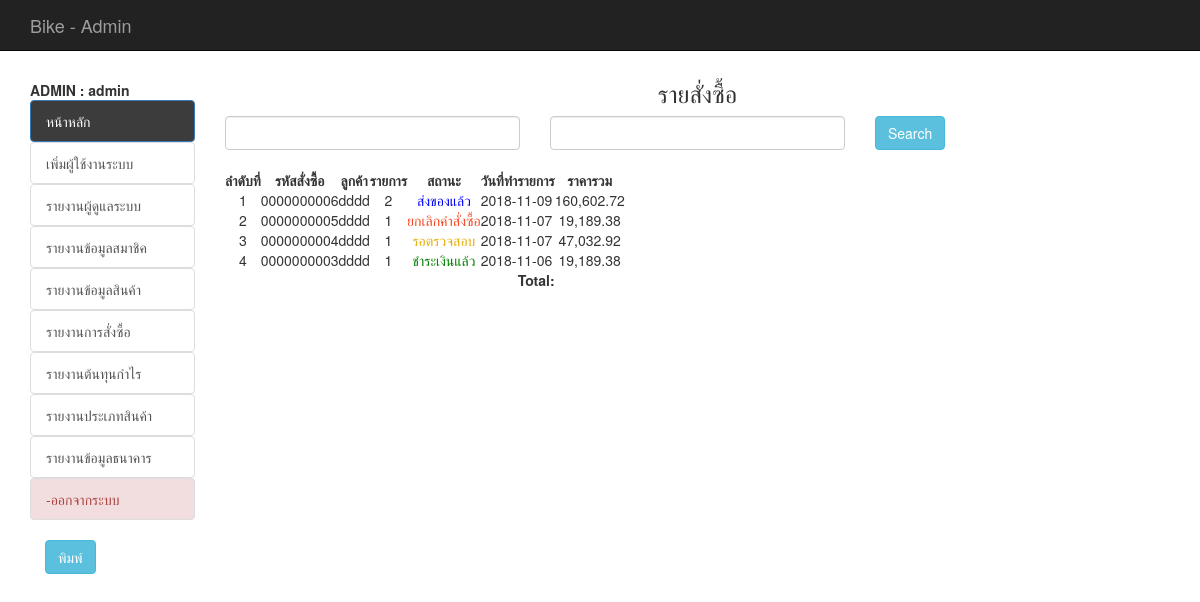
The app's page /backend/report_all_order.php (signed in) with its own data.
### tables this page shows
CREATE TABLE `tbl_order` (
  `order_id` int(10) UNSIGNED ZEROFILL NOT NULL,
  `mem_id` int(11) NOT NULL,
  `name` varchar(100) NOT NULL,
  `address` varchar(500) NOT NULL,
  `email` varchar(100) NOT NULL,
  `phone` varchar(10) NOT NULL,
  `order_status` int(1) NOT NULL,
  `pay_slip` varchar(200) DEFAULT NULL,
  `b_name` varchar(100) DEFAULT NULL,
  `b_number` varchar(200) DEFAULT NULL,
  `pay_date` date DEFAULT NULL,
  `pay_amount` float(10,2) DEFAULT NULL,
  `postcode` varchar(30) DEFAULT NULL,
  `order_date` date NOT NULL
);

### backend/mm.php (called while the page is built, shortened)
<?php require_once('../Connections/condb.php'); ?>
<?php
$colname_mm = "-1";
if (isset($_SESSION['MM_admin'])) {
  $colname_mm = $_SESSION['MM_admin'];
}
$query_mm = sprintf("SELECT * FROM tbl_admin WHERE admin_user = %s", GetSQLValueString($colname_mm, "text"));
$mm = mysql_query($query_mm, $condb) or die(mysql_error());
$row_mm = mysql_fetch_assoc($mm);
?>

### backend/report_all_order.php (the view, shortened to what this page needs)
<?php require_once('../Connections/condb.php'); ?>
<?php
if (!function_exists("GetSQLValueString")) {
  function GetSQLValueString($theValue, $theType, $theDefinedValue = "", $theNotDefinedValue = "")
  {
    $theValue = function_exists("mysql_real_escape_string") ? mysql_real_escape_string($theValue) : mysql_escape_string($theValue);
    switch ($theType) {
      case "text":
      $theValue = ($theValue != "") ? "'" . $theValue . "'" : "NULL";
      break;
      case "long":
      case "int":
      $theValue = ($theValue != "") ? intval($theValue) : "NULL";
      break;
    }
    return $theValue;
  }
}
$colname_mm = "-1";
$query_mm = sprintf("SELECT * FROM tbl_member WHERE mem_username = %s", GetSQLValueString($colname_mm, "text"));
$mm = mysql_query($query_mm, $condb) or die(mysql_error());
$row_mm = mysql_fetch_assoc($mm);
$query_mycart = sprintf("SELECT o.order_id as oid, o.mem_id, o.order_status, o.order_date, o.name , d.order_id , count(d.order_id) as coid , SUM(d.total) as ctotal FROM tbl_order as o, tbl_order_detail as d WHERE o.order_id = d.order_id GROUP BY o.order_id ORDER BY o.order_id DESC " , GetSQLValueString($colname_mycart , "int"));
$mycart = mysql_query($query_mycart , $condb) or die(mysql_error());
$row_mycart = mysql_fetch_assoc($mycart);
$totalRows_mycart = mysql_num_rows($mycart);
?>
<!DOCTYPE html>
<html lang="en">
<head>
  <?php include('h.php');?>
  <?php include('datatable.php');?>
</head>
<body>
  <div class="container">
    <div class="row">
     <?php include('banner.php');?>
   </div>
   <div class="row">
     <div class="col-md-2">
      <br>
      <?php include('menu.php');?>
    </div>
    <div class="col-md-10">
    <h3 align="center">รายสั่งซื้อ</h3>
<div class="row">
     <div class="input-daterange">
      <div class="col-md-4">
       <input type="text" name="start_date" id="start_date" class="form-control" />
      </div>
      <div class="col-md-4">
       <input type="text"  name="end_date" id="end_date" class="form-control" />
      </div>
     </div>
     <div class="col-md-4">
      <input type="button" name="search" id="search" value="Search" class="btn btn-info" />
     </div>
    </div>
    <br />
    <table id="example2" class="display"  border="0">
      <thead>
        <tr>
          <th>ลำดับที่</th>
          <th>รหัสสั่งซื้อ</th>
          <th>ลูกค้า</th>
          <th>รายการ</th>
          <th>สถานะ</th>
          <th>วันที่ทำรายการ</th>
          <th>ราคารวม</th>
        </tr>
      </thead>
      <tbody>
        <?php if ($totalRows_mycart > 0) { ?>
          <?php
          $i = 1;
          do { ?>
            <tr>
              <td align="center" valign="top"><?php echo $i; ?></td>
              <td>
                <?php echo $row_mycart['oid'];?>
              </td>
              <td align="center" >
                <?php echo $row_mycart['name'];?>
              </td>
              <td align="center" >
                <?php echo $row_mycart['coid'];?>
              </td>
              <td align="center" >
                <font color="red">
                  <?php $status = $row_mycart['order_status'];
                  include('status.php');
                  ?>
                </font>
              </td>
              <td > <?php echo $row_mycart['order_date'];?></td>
              <td align="center">
                <?php echo number_format($row_mycart['ctotal'],2);?>
              </td>
            </tr>
            <?php
            $i += 1;
          } while ($row_mycart = mysql_fetch_assoc($mycart)); ?>
        </tbody>
        <tfoot>
          <tr>
            <th></th>
            <th></th>
            <th></th>
            <th></th>
            <th></th>
            <th style="text-align:right">Total:</th>
            <th></th>
          </tr>
        </tfoot>
      </table>
    </div>
  </div>
  <div class="col-md-2">
      <input type="button" name="search" id="hp" value="พิมพ์" onclick="print()" class="btn btn-info" />
     </div>
</div>
</body>
</html>
<?php
}
?>

### backend/menu.php (shortened to what this page needs)
<?php include('mm.php');?>
<b id="hp">  ADMIN : <?php echo $row_mm['admin_name'];?></b>
<br />
<ul class="list-group list-group-flush" id="hp">
	<il><a href="index.php" class="list-group-item active"  style="background-color: #3c3c3c">หน้าหลัก</a></il>
	<?php
	if ($row_mm['status'] == 'admin') { ?>
		<il><a href="adduser_admin.php" class="list-group-item">เพิ่มผู้ใช้งานระบบ</a></il>
		<il><a href="list_admin.php" class="list-group-item">รายงานผู้ดูแลระบบ</a></il>
		<il><a href="list_member.php" class="list-group-item">รายงานข้อมูลสมาชิค</a></il>
		<il><a href="report_all_prd.php?all=all" class="list-group-item">รายงานข้อมูลสินค้า</a></il>
		<il><a href="report_order.php" class="list-group-item">รายงานการสั่งซื้อ</a></il>
		<il><a href="report_best.php" class="list-group-item">รายงานต้นทุนกำไร</a></il>
		<il><a href="report_all_type.php" class="list-group-item">รายงานประเภทสินค้า</a></il>
		<il><a href="report_all_bank.php" class="list-group-item">รายงานข้อมูลธนาคาร</a></il>
		<il><a href="logout_admin.php" class="list-group-item list-group-item-danger">-ออกจากระบบ</a></il>
<?php } ?>
</ul>

### backend/status.php
<?php
if ($status == 1) {
	echo "<font color='red'>";
	echo "รอชำระเงิน";
	echo "</font>";
}elseif ($status == 4) {
	echo "<font color='green'>";
	echo "ชำระเงินแล้ว";
	echo "</font>";
}elseif ($status == 3) {
	echo "<font color='blue'>";
	echo "ส่งของแล้ว";
	echo "</font>";
}elseif ($status == 2) {
	echo "<font color='#E7AE0A'>";
	echo "รอตรวจสอบ";
	echo "</font>";
}elseif ($status == 5) {
	echo "<font color='#F54823'>";
	echo "ยกเลิกคำสั่งซื้อ";
	echo "</font>";
}
?>

### css/style.css (style rules this page uses)
th { text-align:center; }

### backend/report_all_order.php (style rules this page uses)
th { white-space: nowrap; }

### records on screen
tbl_order: order_id "0000000006", name "dddd", coid "2", order_status "ส่งของแล้ว", order_date "2018-11-09", ctotal "160,602.72"
tbl_order: order_id "0000000005", name "dddd", coid "1", order_status "ยกเลิกคำสั่งซื้อ", order_date "2018-11-07", ctotal "19,189.38"
tbl_order: order_id "0000000004", name "dddd", coid "1", order_status "รอตรวจสอบ", order_date "2018-11-07", ctotal "47,032.92"
tbl_order: order_id "0000000003", name "dddd", coid "1", order_status "ชำระเงินแล้ว", order_date "2018-11-06", ctotal "19,189.38"

### other values on screen
$row_mm['admin_name'] "admin"
